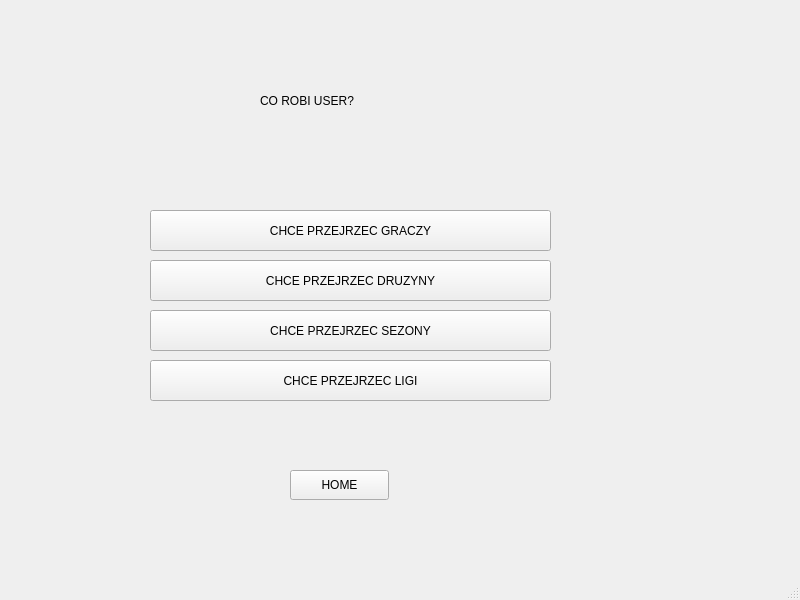
<?xml version="1.0" encoding="UTF-8"?>
<ui version="4.0">
 <class>MainWindow</class>
 <widget class="QMainWindow" name="MainWindow">
  <property name="geometry">
   <rect>
    <x>0</x>
    <y>0</y>
    <width>800</width>
    <height>600</height>
   </rect>
  </property>
  <property name="windowTitle">
   <string>MainWindow</string>
  </property>
  <widget class="QWidget" name="centralwidget">
   <widget class="QLabel" name="label">
    <property name="geometry">
     <rect>
      <x>260</x>
      <y>70</y>
      <width>241</width>
      <height>61</height>
     </rect>
    </property>
    <property name="text">
     <string>CO ROBI USER? </string>
    </property>
   </widget>
   <widget class="QPushButton" name="pushButton">
    <property name="geometry">
     <rect>
      <x>150</x>
      <y>210</y>
      <width>401</width>
      <height>41</height>
     </rect>
    </property>
    <property name="text">
     <string>CHCE PRZEJRZEC GRACZY</string>
    </property>
   </widget>
   <widget class="QPushButton" name="pushButton_2">
    <property name="geometry">
     <rect>
      <x>290</x>
      <y>470</y>
      <width>99</width>
      <height>30</height>
     </rect>
    </property>
    <property name="text">
     <string>HOME</string>
    </property>
   </widget>
   <widget class="QPushButton" name="pushButton_3">
    <property name="geometry">
     <rect>
      <x>150</x>
      <y>260</y>
      <width>401</width>
      <height>41</height>
     </rect>
    </property>
    <property name="text">
     <string>CHCE PRZEJRZEC DRUZYNY</string>
    </property>
   </widget>
   <widget class="QPushButton" name="pushButton_4">
    <property name="geometry">
     <rect>
      <x>150</x>
      <y>310</y>
      <width>401</width>
      <height>41</height>
     </rect>
    </property>
    <property name="text">
     <string>CHCE PRZEJRZEC SEZONY</string>
    </property>
   </widget>
   <widget class="QPushButton" name="pushButton_5">
    <property name="geometry">
     <rect>
      <x>150</x>
      <y>360</y>
      <width>401</width>
      <height>41</height>
     </rect>
    </property>
    <property name="text">
     <string>CHCE PRZEJRZEC LIGI</string>
    </property>
   </widget>
  </widget>
  <widget class="QMenuBar" name="menubar">
   <property name="geometry">
    <rect>
     <x>0</x>
     <y>0</y>
     <width>800</width>
     <height>22</height>
    </rect>
   </property>
  </widget>
  <widget class="QStatusBar" name="statusbar"/>
 </widget>
 <resources/>
 <connections/>
</ui>
